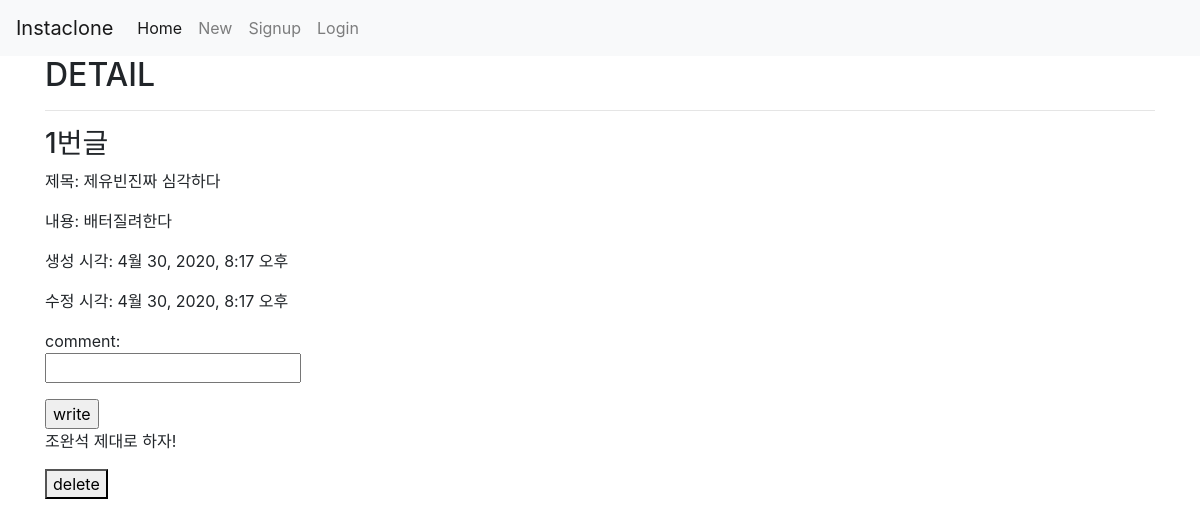
/community/1/, run on an earlier commit of the app's database.
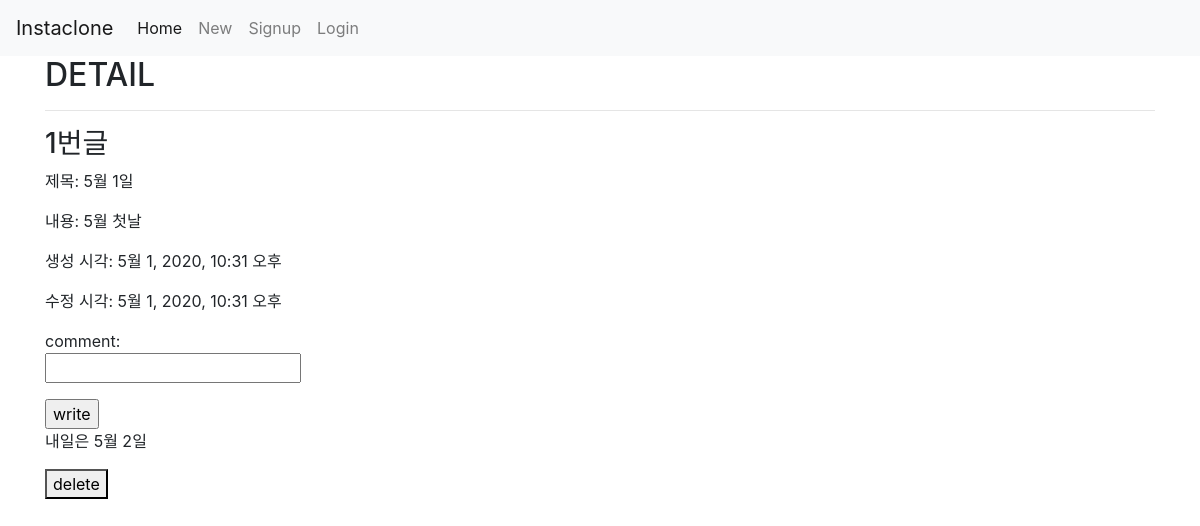
And on a later commit of the database.
### community/models.py (models this page shows)
class Article(models.Model):
    title = models.CharField(max_length=100)
    content = models.TextField()
    created_at = models.DateTimeField(auto_now_add=True)
    updated_at = models.DateTimeField(auto_now=True)
    user = models.ForeignKey(settings.AUTH_USER_MODEL, on_delete=models.CASCADE)
    like_users = models.ManyToManyField(
        settings.AUTH_USER_MODEL,
        related_name='like_articles'
    )

class Comment(models.Model):
    content = models.CharField(max_length=200)
    created_at = models.DateTimeField(auto_now_add=True)
    updated_at = models.DateTimeField(auto_now=True)
    article = models.ForeignKey(Article, on_delete=models.CASCADE)
    user = models.ForeignKey(settings.AUTH_USER_MODEL, on_delete=models.CASCADE)

### community/views.py (the view)
# urls.py: path('<article_pk>/', views.detail, name='detail'),
def detail(request, article_pk):
    article = get_object_or_404(Article, pk=article_pk)
    comment_form = CommentForm()
    context = {
        'article': article,
        'comment_form': comment_form,
    }
    return render(request, 'community/detail.html', context)

### community/forms.py
class CommentForm(forms.ModelForm):
    class Meta:
        model = Comment
        fields = ['content']

### community/templates/community/detail.html (shortened to what this page needs)
{% extends 'base.html' %}
{% block body %}
	<h2>DETAIL</h2>
	<hr>
	<h3>{{ article.pk }}번글</h3>
	<p>제목: {{ article.title }}</p>
	<p>내용: {{ article.content }}</p>
	<p>생성 시각: {{ article.created_at }}</p>
	<p>수정 시각: {{ article.updated_at }}</p>
	<form action="{% url 'community:comments_create' article.pk %}" method="POST">
        <p>comment:<br>{{ comment_form.content }}</p>
        <input type="submit" value="write">
    </form>
    {% for comment in article.comment_set.all %}
        <p>{{ comment.content }}</p>
        <form action="{% url 'community:comments_delete' article.pk comment.pk %}" method="POST">
        	<button>delete</button>
        </form>
    {% endfor %}
{% endblock %}

### templates/base.html (shortened to what this page needs)
<!DOCTYPE html>
<html lang="en">
<head>
    <link rel="stylesheet" href="https://stackpath.bootstrapcdn.com/bootstrap/4.4.1/css/bootstrap.min.css">
</head>
<body>
    {% include 'nav.html' %}
    <div class="container">
        {% block body %}
        {% endblock %}
    </div>
</body>
</html>

### templates/nav.html (shortened to what this page needs)
<nav class="navbar navbar-expand-lg navbar-light bg-light">
  <a class="navbar-brand" href="#">Instaclone</a>
  <div class="collapse navbar-collapse" id="navbarSupportedContent">
    <ul class="navbar-nav mr-auto">
      <li class="nav-item active">
        <a class="nav-link" href="{% url 'community:index' %}">Home <span class="sr-only">(current)</span></a>
      </li>
      <li class="nav-item">
        <a class="nav-link" href="{% url 'community:create' %}">New</a>
      </li>
      {% if user.is_authenticated %}
      <li class="nav-item">
        <a class="nav-link" href="{% url 'accounts:logout' %}">Logout</a>
      </li>
      {% else %}
      <li class="nav-item">
        <a class="nav-link" href="{% url 'accounts:signup' %}">Signup</a>
      </li>
      <li class="nav-item">
        <a class="nav-link" href="{% url 'accounts:login' %}">Login</a>
      </li>
      {% endif %}
  </div>
</nav>

What changed in the data, as far as the page shows it:
removed Comment: content "조완석 제대로 하자!"
changed Article id 1: title "제유빈진짜 심각하다" → "5월 1일"; content "배터질려한다" → "5월 첫날"; created_at "4월 30, 2020, 8:17 오후" → "5월 1, 2020, 10:31 오후"; updated_at "4월 30, 2020, 8:17 오후" → "5월 1, 2020, 10:31 오후"
added Comment: content "내일은 5월 2일"
